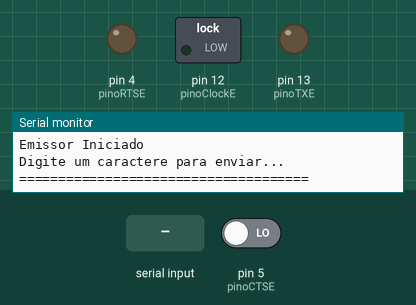
Simulated run of this sketch. Board: Arduino Uno, built with avr-gcc and run on an emulated ATmega328P. Shown: switched loads named in the sketch (green lamp = pin HIGH), output pins drawn as LEDs (lit = HIGH), the last lines printed to the serial monitor. The test bench sets the inputs (shaded band); at power-on: pin 5 (pinoCTSE) LOW.

Above: at 1.2 s.
1.3 s: "1\n" received over Serial
At 1.9 s:
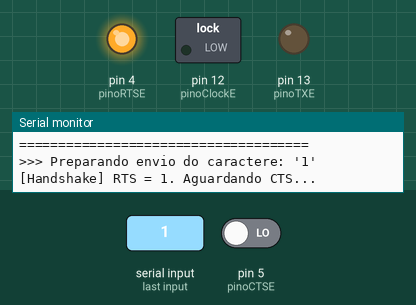
2.8 s: pin 5 (pinoCTSE) driven HIGH
At 4.9 s:
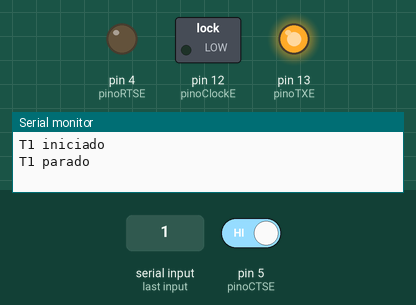
5.8 s: pin 5 (pinoCTSE) driven LOW
7.3 s: "0\n" received over Serial
At 7.7 s:
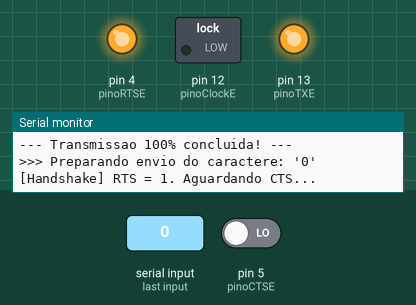
Timing chart, 0 to 9.8 s (numbered marks = the images above; inputs shaded):
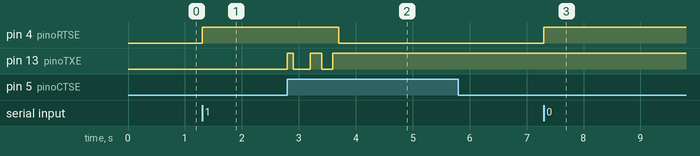

The sketch:

Emissor.ino
```cpp
#include "Temporizador.h"

// ==========================================
// CÓDIGO DO EMISSOR
// ==========================================
const int pinoClockE = 12; // Pino que envia o sinal de Clock
const int pinoRTSE   = 4;  // Envia o sinal RTS (Request To Send)
const int pinoCTSE   = 5;  // Lê o sinal CTS (Clear To Send)
const int pinoTXE    = 13; // Envia os Dados (Obrigatório)

volatile byte dadoParaEnviar = 0;
volatile byte paridadeEnvio = 0;
volatile int bitAtualE = 0;
volatile bool transmitindo = false;

void setup() {
  Serial.begin(9600);

  // Configuração das portas
  pinMode(pinoClockE, OUTPUT);
  pinMode(pinoRTSE, OUTPUT);
  pinMode(pinoCTSE, INPUT);
  pinMode(pinoTXE, OUTPUT);

  // Estado inicial de repouso (tudo em zero)
  digitalWrite(pinoClockE, LOW);
  digitalWrite(pinoRTSE, LOW);
  digitalWrite(pinoTXE, LOW);

  // Define a velocidade (Baud Rate do clock) - 10 Hz para testes visuais
  configuraTemporizador(10);

  Serial.println("=====================================");
  Serial.println("Emissor Iniciado");
  Serial.println("Digite um caractere para enviar...");
  Serial.println("=====================================");
}

void loop() {
  // Verifica se não está no meio de uma transmissão e se chegou algo no Serial Monitor
  if (!transmitindo && Serial.available() > 0) {
    char c = Serial.read();

    // Ignora o "Enter" (quebra de linha) do teclado USB
    if (c == '\n' || c == '\r') return;

    dadoParaEnviar = c;
    paridadeEnvio = calculaParidadePar(dadoParaEnviar);
    bitAtualE = 0;

    Serial.print("\n>>> Preparando envio do caractere: '");
    Serial.print(c);
    Serial.println("'");

    // PASSO 1: Levanta o RTS pedindo para iniciar a comunicação
    digitalWrite(pinoRTSE, HIGH);
    Serial.println("[Handshake] RTS = 1. Aguardando CTS...");

    // PASSO 2: Segura o fluxo (trava) até o receptor estar pronto (CTS = HIGH)
    while(digitalRead(pinoCTSE) == LOW) {}

    Serial.println("[Handshake] CTS = 1. Iniciando envio com Clock...");

    transmitindo = true;
    iniciaTemporizador(); // O hardware começa a interromper e enviar os bits automaticamente

    // PASSO 4: Aguarda o envio físico terminar na interrupção
    while(transmitindo) {}

    // PASSO 7: Aguarda o receptor baixar o CTS confirmando que processou o pacote
    while(digitalRead(pinoCTSE) == HIGH) {}

    Serial.println("--- Transmissao 100% concluida! ---");
  }
}

// ==========================================
// CÁLCULO DA PARIDADE PAR
// ==========================================
byte calculaParidadePar(byte dado) {
  int contadorDeUns = 0;
  for (int i = 0; i < 8; i++) {
    if (bitRead(dado, i) == 1) contadorDeUns++;
  }
  // Se já tem um número par de '1's, a paridade é 0. Se for ímpar, é 1.
  return (contadorDeUns % 2 == 0) ? 0 : 1;
}

// ==========================================
// ROTINA DE INTERRUPÇÃO (TIMER1)
// ==========================================
ISR(TIMER1_COMPA_vect) {
  if (bitAtualE < 9) { // 8 bits de dado + 1 de paridade
    int valorBit;

    if (bitAtualE < 8) {
      valorBit = bitRead(dadoParaEnviar, bitAtualE);
    } else {
      valorBit = paridadeEnvio; // O 9º bit é a paridade calculada
    }

    // 1. Coloca o nível lógico correto no fio de Dados
    digitalWrite(pinoTXE, valorBit);

    // 2. Dá o pulso de Clock (Borda de subida que o receptor vai ler)
    digitalWrite(pinoClockE, HIGH);
    digitalWrite(pinoClockE, LOW);

    bitAtualE++;
  } else {
    // PASSO 5: Terminou os 9 bits, para o timer e finaliza o pedido (baixa RTS)
    paraTemporizador();
    digitalWrite(pinoRTSE, LOW);
    transmitindo = false;
  }
}
```

Temporizador.h
```cpp
void configuraTemporizador(int baud_rate){
  int frequencia;
  frequencia = constrain(baud_rate,1,1500);
  //set timer1 interrupt
  TCCR1A = 0;// set entire TCCR1A register to 0
  TCCR1B = 0;// same for TCCR1B
  TCNT1  = 0;//initialize counter value to 0
  //OCR1A = contador;// = (16*10^6) / (10*1024) - 1 (must be <65536)
  OCR1A = ((16 * pow(10,6))/(1024*frequencia)) - 1;
  // turn on CTC mode (clear time on compare)
  TCCR1B |= (1 << WGM12);
  // Turn T1 off
  TCCR1B &= 0xF8;
  // Disable interrupts
  TIMSK1 = 0;
  TIFR1 = 0;
}

void iniciaTemporizador(){
  Serial.println("T1 iniciado");
  TCNT1 = 0;//initialize counter value to 0
  TIFR1 = 0;
  // enable timer compare interrupt
  TIMSK1 |= (1 << OCIE1A);
  // Set CS10 and CS12 bits for 1024 prescaler
  TCCR1B |= (1 << CS12) | (1 << CS10);
}

void paraTemporizador(){
  Serial.println("T1 parado");
    // Turn T1 off
  TCCR1B &= 0xF8;
  TIMSK1 = 0;
}
```

Measured:
- after the input at 1.3 s, pin 4 (pinoRTSE): LOW → HIGH at once
- after the input at 2.8 s, pin 4 (pinoRTSE): HIGH → LOW after 0.90 s; pin 13 (pinoTXE): goes HIGH 0.10 s, LOW 0.30 s, HIGH 0.20 s, LOW 0.20 s, then HIGH, starting at once
- after the input at 7.3 s, pin 4 (pinoRTSE): LOW → HIGH at once
